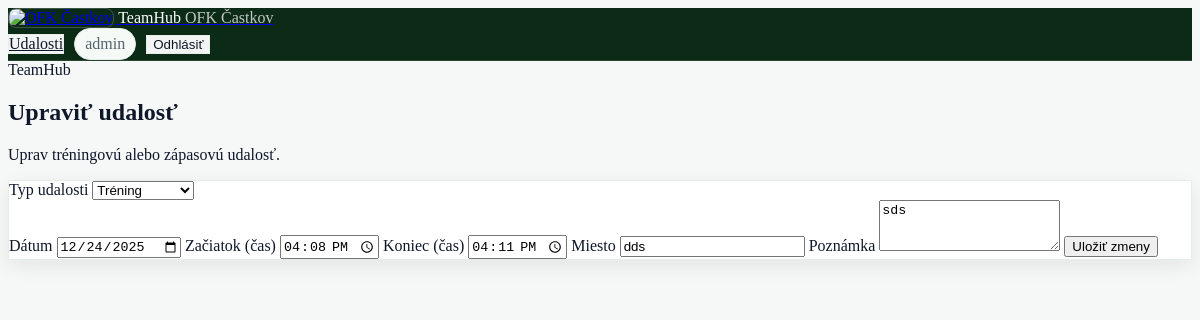
The page /events/3/edit (signed in) on the database its author committed.
### tables this page shows
CREATE TABLE events (
  id INTEGER PRIMARY KEY AUTOINCREMENT,
  event_type TEXT NOT NULL,   -- 'training' alebo 'match'
  date TEXT NOT NULL,         -- 'YYYY-MM-DD'
  time_from TEXT,             -- napr. '18:00'
  time_to TEXT,               -- napr. '19:30'
  location TEXT,
  note TEXT
);

### pages/events.py (the view)
@router.get("/{event_id}/edit", name="edit_event_ui")
async def edit_event_ui(
    event_id: int,
    request: Request,
    svc: EventsService = Depends(events_service),
    user: User = Depends(require_coach_or_admin),
):
    event = svc.get_event(event_id)
    if event is None:
        raise HTTPException(status_code=404, detail="Udalosť neexistuje")
    templates = request.app.state.templates
    form = {
        "event_type": event["event_type"],
        "date": event["date"],
        "time_from": event["time_from"] or "",
        "time_to": event["time_to"] or "",
        "location": event["location"] or "",
        "note": event["note"] or "",
    }
    return templates.TemplateResponse(
        "edit_event.html",
        {
            "request": request,
            "errors": [],
            "form": form,
            "user": user,
            "event_id": event_id,
        },
    )

### templates/edit_event.html (shortened to what this page needs)
{% extends "base.html" %}
{% block content %}
<div class="page">
  <div class="page__header">
    <div class="page__titles">
      <span class="page__kicker">TeamHub</span>
      <h2 class="page__title">Upraviť udalosť</h2>
      <p class="page__subtitle">Uprav tréningovú alebo zápasovú udalosť.</p>
    </div>
  </div>
  <div class="card form-card">
    <form method="post" action="{{ url_for('edit_event_submit', event_id=event_id) }}">
      <div>
          <label for="event_type">Typ udalosti</label>
          <select id="event_type" name="event_type">
            <option value="training" {% if form.event_type == "training" %}selected{% endif %}>
              Tréning
            </option>
          </select>
      </div>
      <label>
        Dátum
        <input type="date" name="date" required value="{{ form.date }}">
      </label>
      <label>
        Začiatok (čas)
        <input type="time" name="time_from" value="{{ form.time_from }}">
      </label>
      <label>
        Koniec (čas)
        <input type="time" name="time_to" value="{{ form.time_to }}">
      </label>
      <label>
        Miesto
        <input type="text" name="location" value="{{ form.location }}">
      </label>
      <label>
        Poznámka
        <textarea name="note" rows="3">{{ form.note }}</textarea>
      </label>
      <button type="submit">Uložiť zmeny</button>
    </form>
  </div>
</div>
{% endblock %}

### static/css/style.css (style rules this page uses)
body { background: #f6f8f7; color: #0f172a; }
:root { --text: #0f172a; --muted: #55636b; --border: #e6ece8; --panel: #ffffff; --panel-2: #ffffff; --shadow2: 0 6px 18px rgba(16, 24, 40, 0.08); --radius2: 14px; --pad: 18px; }
.card { background: #ffffff !important; border: 1px solid var(--border) !important; box-shadow: var(--shadow2) !important; }

### rows shown on the page
events: event_type "Tréning", date "12/24/2025", time_from "16:08", time_to "16:11", location "dds", note "sds"

### other values the page prints
{{ user.username }} "admin"
